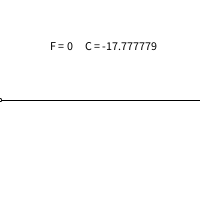
Frame 1 (no input)
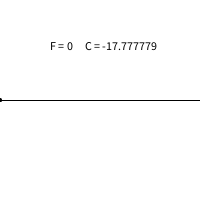
Frame 60 (the mouse pressed at the canvas centre just before this capture)
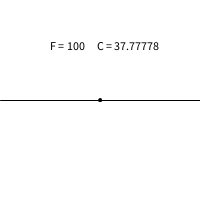
Frame 120 (the mouse held since frame 60 and released just before this capture)

The Processing sketch that drew these frames (run headless with seeded random() and noise(); from frame 60 on, the mouse is pressed at the canvas centre):

// Processing sketch: Converter
// ── Converter.pde
void setup() {}

void settings(){
  size(200,200);
}

void draw() {
  background(255);
  line(0,100,width,100);
  ellipse(mouseX,100,3,3);
  fill(0);
  text("F = " + mouseX + "     C = " + tempConverter(mouseX),50,50);
}

float tempConverter(float f) {
  float c = (f-32)*(5.0/9.0);
  return c;
}
